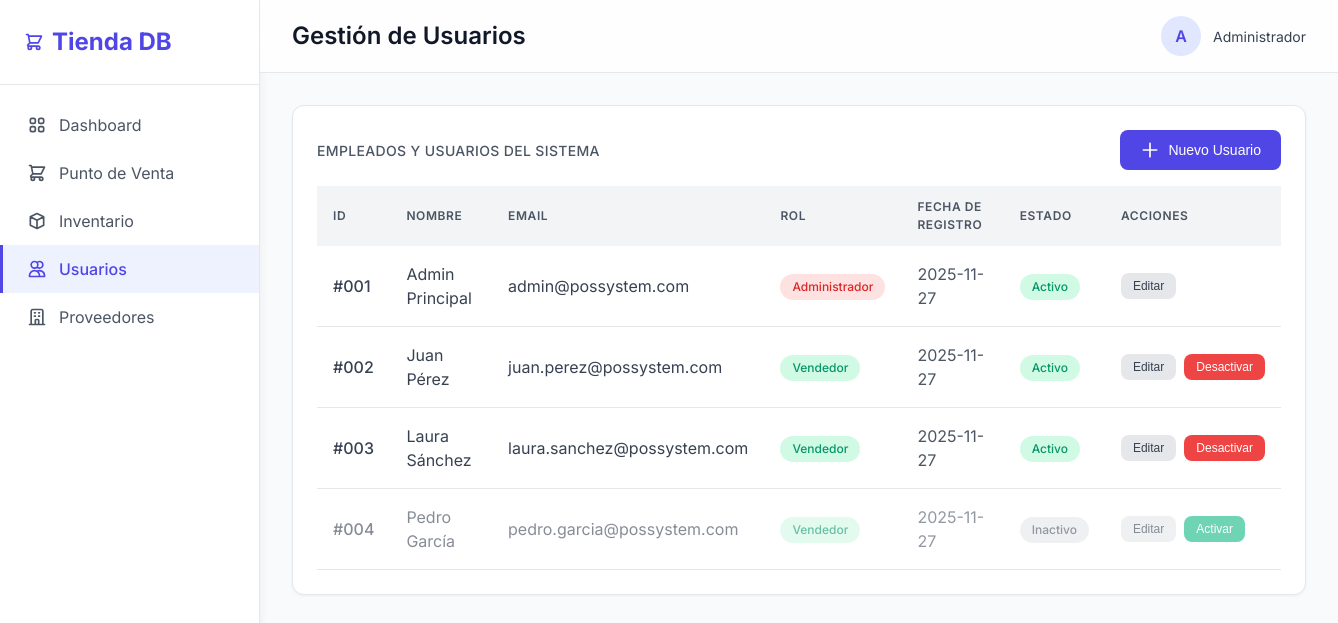
The page /pages/users.php on the database its author committed.
### tables this page shows
CREATE TABLE empleados (
    id INT AUTO_INCREMENT PRIMARY KEY,
    nombre VARCHAR(100) NOT NULL,
    email VARCHAR(100) NOT NULL UNIQUE,
    password VARCHAR(255) NOT NULL,
    rol_id INT NOT NULL,
    activo BOOLEAN DEFAULT TRUE,
    created_at TIMESTAMP DEFAULT CURRENT_TIMESTAMP,
    FOREIGN KEY (rol_id) REFERENCES roles(id)
);

CREATE TABLE roles (
    id INT AUTO_INCREMENT PRIMARY KEY,
    nombre VARCHAR(50) NOT NULL UNIQUE
);

### includes/db.php (called while the page is built, shortened)
<?php
function getDBConnection() {
    try {
        $dsn = "mysql:host=" . DB_HOST . ";dbname=" . DB_NAME . ";charset=" . DB_CHARSET;
        $options = [
            PDO::ATTR_ERRMODE => PDO::ERRMODE_EXCEPTION,
            PDO::ATTR_DEFAULT_FETCH_MODE => PDO::FETCH_ASSOC,
            PDO::ATTR_EMULATE_PREPARES => false,
        ];
        $pdo = new PDO($dsn, DB_USER, DB_PASS, $options);
        return $pdo;
    } catch (PDOException $e) {
        error_log("Database Connection Error: " . $e->getMessage());
        die("Error de conexión a la base de datos");
    }
}
function query($sql, $params = []) {
    $pdo = getDBConnection();
    $stmt = $pdo->prepare($sql);
    $stmt->execute($params);
    return $stmt;
}
function fetchAll($sql, $params = []) {
    $stmt = query($sql, $params);
    return $stmt->fetchAll();
}
?>

### pages/users.php (the view, shortened to what this page needs)
<?php
require_once '../includes/db.php';
$empleados = fetchAll("
    SELECT e.*, r.nombre as rol_nombre
    FROM empleados e
    LEFT JOIN roles r ON e.rol_id = r.id
    ORDER BY e.nombre
");
include '../includes/header.php';
?>
<div class="layout">
    <?php include '../includes/sidebar.php'; ?>
    <main class="main-content">
        <header class="header">
            <h1 class="header-title">Gestión de Usuarios</h1>
            <div class="user-info">
                <div class="user-avatar">A</div>
                <span class="user-name">Administrador</span>
            </div>
        </header>
        <div class="container">
            <div class="card">
                <div class="card-header">
                    <h2 class="card-title">Empleados y Usuarios del Sistema</h2>
                    <button class="btn btn-primary" onclick="openUserModal()">
                        <svg style="width: 20px; height: 20px;" fill="none" stroke="currentColor" viewBox="0 0 24 24">
                            <path stroke-linecap="round" stroke-linejoin="round" stroke-width="2" d="M12 4v16m8-8H4"/>
                        </svg>
                        Nuevo Usuario
                    </button>
                </div>
                <div class="table-container">
                    <table>
                        <thead>
                            <tr>
                                <th>ID</th>
                                <th>Nombre</th>
                                <th>Email</th>
                                <th>Rol</th>
                                <th>Fecha de Registro</th>
                                <th>Estado</th>
                                <th>Acciones</th>
                            </tr>
                        </thead>
                        <tbody>
                            <?php foreach ($empleados as $emp): ?>
                            <tr <?php echo !$emp['activo'] ? 'style="opacity: 0.6;"' : ''; ?>>
                                <td><span class="font-medium">#<?php echo str_pad($emp['id'], 3, '0', STR_PAD_LEFT); ?></span></td>
                                <td><?php echo htmlspecialchars($emp['nombre']); ?></td>
                                <td><?php echo htmlspecialchars($emp['email']); ?></td>
                                <td>
                                    <span class="badge <?php echo $emp['rol_id'] == 1 ? 'badge-danger' : 'badge-success'; ?>">
                                        <?php echo htmlspecialchars($emp['rol_nombre']); ?>
                                    </span>
                                </td>
                                <td class="text-gray-600"><?php echo date('Y-m-d', strtotime($emp['created_at'])); ?></td>
                                <td>
                                    <?php if ($emp['activo']): ?>
                                    <span class="badge badge-success">Activo</span>
                                    <?php else: ?>
                                    <span class="badge" style="background-color: var(--gray-200); color: var(--gray-600);">Inactivo</span>
                                    <?php endif; ?>
                                </td>
                                <td>
                                    <div class="flex gap-2">
                                        <button class="btn btn-sm btn-secondary" onclick="editUser(<?php echo $emp['id']; ?>)">Editar</button>
                                        <?php if ($emp['activo'] && $emp['id'] != 1): ?>
                                        <button class="btn btn-sm btn-danger" onclick="deactivateUser(<?php echo $emp['id']; ?>)">Desactivar</button>
                                        <?php elseif (!$emp['activo']): ?>
                                        <button class="btn btn-sm btn-success" onclick="activateUser(<?php echo $emp['id']; ?>)">Activar</button>
                                        <?php endif; ?>
                                    </div>
                                </td>
                            </tr>
                            <?php endforeach; ?>
                        </tbody>
                    </table>
                </div>
            </div>
        </div>
    </main>
</div>
<?php include '../includes/footer.php'; ?>

### css/styles.css (style rules this page uses)
:root { --bg-gray-50: #f9fafb; --bg-white: #ffffff; --bg-indigo-50: #eef2ff; --indigo-600: #4f46e5; --indigo-700: #4338ca; --indigo-100: #e0e7ff; --emerald-500: #10b981; --emerald-600: #059669; --red-500: #ef4444; --red-600: #dc2626; --amber-500: #f59e0b; --gray-100: #f3f4f6; --gray-200: #e5e7eb; --gray-300: #d1d5db; --gray-400: #9ca3af; --gray-500: #6b7280; --gray-600: #4b5563; --gray-700: #374151; --gray-800: #1f2937; --gray-900: #111827; }
* { margin: 0; padding: 0; box-sizing: border-box; }
body { font-family: 'Inter', -apple-system, BlinkMacSystemFont, 'Segoe UI', Roboto, sans-serif; background-color: var(--bg-gray-50); color: var(--gray-900); line-height: 1.5; }
.layout { display: flex; min-height: 100vh; }
.main-content { margin-left: 260px; flex: 1; min-height: 100vh; }
.header { background-color: rgba(255, 255, 255, 0.8); backdrop-filter: blur(12px); -webkit-backdrop-filter: blur(12px); border-bottom: 1px solid var(--gray-200); padding: 1rem 2rem; position: sticky; top: 0; z-index: 10; display: flex; justify-content: space-between; align-items: center; }
.header-title { font-size: 1.5rem; font-weight: 600; color: var(--gray-900); }
.user-info { display: flex; align-items: center; gap: 0.75rem; }
.user-avatar { width: 40px; height: 40px; border-radius: 50%; background-color: var(--indigo-100); color: var(--indigo-600); display: flex; align-items: center; justify-content: center; font-weight: 600; }
.user-name { color: var(--gray-700); font-size: 0.875rem; }
.container { padding: 2rem; max-width: 1400px; }
.card { background-color: var(--bg-white); border: 1px solid var(--gray-200); border-radius: 12px; padding: 1.5rem; box-shadow: 0 1px 3px rgba(0, 0, 0, 0.05); transition: box-shadow 0.2s; }
.card-header { display: flex; justify-content: space-between; align-items: center; margin-bottom: 1rem; }
.card-title { font-size: 0.875rem; font-weight: 500; color: var(--gray-600); text-transform: uppercase; letter-spacing: 0.025em; }
.badge { display: inline-flex; align-items: center; padding: 0.25rem 0.75rem; border-radius: 9999px; font-size: 0.75rem; font-weight: 500; }
.badge-success { background-color: #d1fae5; color: var(--emerald-600); }
.badge-danger { background-color: #fee2e2; color: var(--red-600); }
.table-container { overflow-x: auto; margin-top: 1rem; }
table { width: 100%; border-collapse: collapse; }
thead { background-color: var(--gray-100); }
th { padding: 0.75rem 1rem; text-align: left; font-size: 0.75rem; font-weight: 600; color: var(--gray-600); text-transform: uppercase; letter-spacing: 0.05em; }
td { padding: 1rem; border-bottom: 1px solid var(--gray-200); color: var(--gray-700); }
.btn { display: inline-flex; align-items: center; justify-content: center; gap: 0.5rem; padding: 0.625rem 1.25rem; border: none; border-radius: 8px; font-size: 0.875rem; font-weight: 500; cursor: pointer; transition: all 0.2s; text-decoration: none; }
.btn-primary { background-color: var(--indigo-600); color: white; }
.btn-secondary { background-color: var(--gray-200); color: var(--gray-700); }
.btn-success { background-color: var(--emerald-500); color: white; }
.btn-danger { background-color: var(--red-500); color: white; }
.btn-sm { padding: 0.375rem 0.75rem; font-size: 0.75rem; }
.font-medium { font-weight: 500; }
.text-gray-600 { color: var(--gray-600); }
.flex { display: flex; }
.gap-2 { gap: 0.5rem; }

### rows shown on the page
empleados: id "001", nombre "Admin Principal", email "admin@possystem.com", rol.nombre "Administrador", created_at "2025-11-27", activo "Activo"
empleados: id "002", nombre "Juan Pérez", email "juan.perez@possystem.com", rol.nombre "Vendedor", created_at "2025-11-27", activo "Activo"
empleados: id "003", nombre "Laura Sánchez", email "laura.sanchez@possystem.com", rol.nombre "Vendedor", created_at "2025-11-27", activo "Activo"
empleados: id "004", nombre "Pedro García", email "pedro.garcia@possystem.com", rol.nombre "Vendedor", created_at "2025-11-27", activo "Inactivo"
